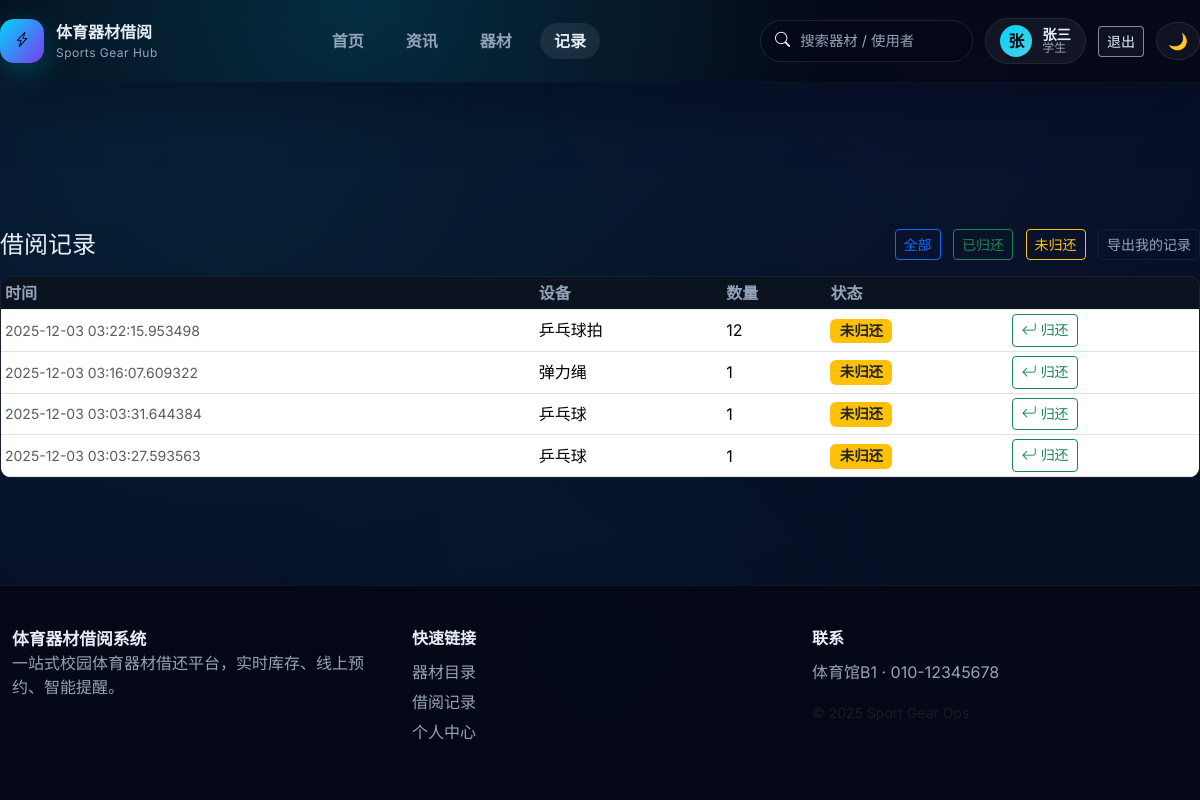
/records?status=outstanding (signed in), run on the app's committed database.
### models.py (models this page shows, shortened)
class User(db.Model):
    __tablename__ = 'user'
    id = db.Column(db.Integer, primary_key=True)
    username = db.Column(db.String(80), unique=True, nullable=False)
    password_hash = db.Column(db.String(200), nullable=False)
    is_admin = db.Column(db.Boolean, default=False)
    full_name = db.Column(db.String(120), nullable=True)
    class_name = db.Column(db.String(120), nullable=True)
    gender = db.Column(db.String(16), nullable=True)
    phone = db.Column(db.String(30), nullable=True)

class BorrowRecord(db.Model):
    __tablename__ = 'borrow_record'
    id = db.Column(db.Integer, primary_key=True)
    equipment_id = db.Column(db.Integer, db.ForeignKey('equipment.id'), nullable=False)
    user_id = db.Column(db.Integer, db.ForeignKey('user.id'), nullable=True)
    equipment = db.relationship('Equipment', backref=db.backref('borrow_records', lazy=True))
    user = db.relationship('User', backref=db.backref('borrow_records', lazy=True))
    user_name = db.Column(db.String(120), nullable=False)
    quantity = db.Column(db.Integer, nullable=False)
    borrow_date = db.Column(db.DateTime, default=lambda: datetime.datetime.now(timezone.utc))
    return_date = db.Column(db.DateTime, nullable=True)

class Equipment(db.Model):
    __tablename__ = 'equipment'
    id = db.Column(db.Integer, primary_key=True)
    name = db.Column(db.String(120), nullable=False)
    total_quantity = db.Column(db.Integer, nullable=False, default=1)
    available_quantity = db.Column(db.Integer, nullable=False, default=1)

### app.py (the view)
    @app.route('/records')
    @login_required
    def records():
        status = request.args.get('status')
        user = getattr(g, 'current_user', None)
        if user.is_admin:
            query = BorrowRecord.query.join(Equipment)
        else:
            query = BorrowRecord.query.join(Equipment).filter(BorrowRecord.user_id == user.id)
        if status == 'returned':
            query = query.filter(BorrowRecord.return_date.isnot(None))
        elif status == 'outstanding':
            query = query.filter(BorrowRecord.return_date.is_(None))
        items = query.order_by(BorrowRecord.borrow_date.desc()).limit(200).all()
        return render_template('records.html', borrows=items, status=status)

### services/auth.py (called while the page is built)
def get_current_user() -> Optional[User]:
    if hasattr(g, '_cached_user'):
        return g._cached_user
    user_id = session.get('user_id')
    user = db.session.get(User, user_id) if user_id else None
    g._cached_user = user
    return user

def login_required(view):
    @wraps(view)
    def wrapped(*args, **kwargs):
        if not session.get('user_id'):
            flash('请先登录', 'error')
            return redirect(url_for('login', next=request.url))
        return view(*args, **kwargs)
    return wrapped

### templates/records.html (shortened to what this page needs)
{% extends 'layout.html' %}
{% block content %}
<div class="d-flex justify-content-between align-items-center mb-3">
  <h4 class="mb-0">借阅记录</h4>
  <div>
    <a class="btn btn-sm btn-outline-primary me-2" href="?status=all">全部</a>
    <a class="btn btn-sm btn-outline-success me-2" href="?status=returned">已归还</a>
    <a class="btn btn-sm btn-outline-warning me-2" href="?status=outstanding">未归还</a>
    {% if current_user and not current_user.is_admin %}
      <a class="btn btn-sm btn-outline-secondary" href="/export_my_records">导出我的记录</a>
    {% else %}
      <a class="btn btn-sm btn-outline-secondary" href="/export_records">导出全部记录</a>
    {% endif %}
  </div>
</div>
<div class="card">
  <div class="card-body p-0">
    <div class="table-responsive">
      <table class="table table-sm mb-0 align-middle">
        <thead class="table-light">
          <tr>
            <th>时间</th>
            <th>设备</th>
            <th>数量</th>
            <th>状态</th>
            <th></th>
          </tr>
        </thead>
        <tbody>
          {% for r in borrows %}
          <tr>
            <td class="small text-muted">{{ r.borrow_date }}</td>
            <td>{{ r.equipment.name if r.equipment else '已删除' }}</td>
            <td>{{ r.quantity }}</td>
            <td>
              {% if r.return_date %}
                <span class="badge bg-success">已归还</span>
              {% else %}
                <span class="badge bg-warning text-dark">未归还</span>
              {% endif %}
            </td>
            <td>
              {% if not r.return_date %}
              <form method="post" action="/return" class="d-inline">
                <button class="btn btn-sm btn-outline-success"><i class="bi bi-arrow-return-left"></i> 归还</button>
              </form>
              {% else %}
              <span class="text-muted small">{{ r.return_date }}</span>
              {% endif %}
            </td>
          </tr>
          {% endfor %}
        </tbody>
      </table>
    </div>
  </div>
</div>
{% endblock %}

### templates/layout.html (shortened to what this page needs)
<!doctype html>
<html lang="zh-CN">
  <head>
    <link href="https://cdn.jsdelivr.net/npm/bootstrap@5.3.2/dist/css/bootstrap.min.css" rel="stylesheet">
    <link href="https://cdn.jsdelivr.net/npm/bootstrap-icons@1.10.5/font/bootstrap-icons.css" rel="stylesheet">
    <link rel="stylesheet" href="https://cdnjs.cloudflare.com/ajax/libs/font-awesome/6.5.0/css/all.min.css" />
    <link rel="stylesheet" href="{{ url_for('static', filename='style.css') }}">
  </head>
  <body class="app-body">
    <header class="nav-shell">
      <div class="container nav-inner">
        <a class="brand" href="{{ url_for('index') }}">
          <span class="brand-mark"><i class="bi bi-lightning-charge"></i></span>
          <div>
            <div class="brand-title">体育器材借阅</div>
            <div class="brand-sub">Sports Gear Hub</div>
          </div>
        </a>
        <nav class="nav-links d-none d-lg-flex">
          <a href="{{ url_for('index') }}" class="nav-link {% if request.endpoint == 'index' %}active{% endif %}">首页</a>
          <a href="{{ url_for('news_list') }}" class="nav-link {% if request.endpoint in ['news_list','news_detail'] %}active{% endif %}">资讯</a>
          <a href="{{ url_for('catalog') }}" class="nav-link {% if request.endpoint == 'catalog' %}active{% endif %}">器材</a>
          <a href="{{ url_for('records') }}" class="nav-link {% if request.endpoint == 'records' %}active{% endif %}">记录</a>
        </nav>
        <div class="nav-actions">
          <form class="d-none d-xl-flex" method="get" action="{{ url_for('catalog') }}" role="search">
            <label class="search-pill">
              <i class="bi bi-search"></i>
              <input name="q" placeholder="搜索器材 / 使用者" autocomplete="off">
            </label>
          </form>
          {% if current_user %}
          <a class="user-pill" href="{{ url_for('profile') }}">
            <span class="avatar">{{ current_user.username[:1]|upper }}</span>
            <span class="user-meta">
              <span class="user-name">{{ current_user.username }}</span>
              <span class="user-role">{{ '管理员' if current_user.is_admin else '学生' }}</span>
            </span>
          </a>
          <a class="btn btn-sm btn-outline-light d-none d-lg-inline-flex" href="{{ url_for('logout') }}">退出</a>
          {% else %}
          <a class="btn btn-sm btn-outline-light me-2" href="{{ url_for('login') }}">登录</a>
          <a class="btn btn-sm btn-primary" href="{{ url_for('register') }}">注册</a>
          {% endif %}
          <button id="theme-toggle-btn" class="btn btn-icon" type="button" aria-label="切换主题">🌙</button>
        </div>
      </div>
      <div class="nav-glow" aria-hidden="true"></div>
    </header>
    <main class="container content-shell">
      {% block content %}{% endblock %}
    </main>
    <footer class="site-footer">
      <div class="container footer-grid">
        <div>
          <div class="brand-mini">体育器材借阅系统</div>
          <p>一站式校园体育器材借还平台，实时库存、线上预约、智能提醒。</p>
        </div>
        <div>
          <div class="footer-title">快速链接</div>
          <ul>
            <li><a href="{{ url_for('catalog') }}">器材目录</a></li>
            <li><a href="{{ url_for('records') }}">借阅记录</a></li>
            <li><a href="{{ url_for('profile') }}">个人中心</a></li>
          </ul>
        </div>
        <div>
          <div class="footer-title">联系</div>
          <p>体育馆B1 · 010-12345678</p>
          <small class="text-muted">© {{ current_year if current_year else '2025' }} Sport Gear Ops</small>
        </div>
      </div>
    </footer>
  </body>
</html>

### data on the page
User: username "张", username "张三", is_admin "学生"
BorrowRecord: borrow_date "2025-12-03 03:22:15.953498", equipment "乒乓球拍", quantity "12", shows "未归还"
BorrowRecord: borrow_date "2025-12-03 03:16:07.609322", equipment "弹力绳", quantity "1", shows "未归还"
BorrowRecord: borrow_date "2025-12-03 03:03:31.644384", equipment "乒乓球", quantity "1", shows "未归还"
BorrowRecord: borrow_date "2025-12-03 03:03:27.593563", equipment "乒乓球", quantity "1", shows "未归还"
